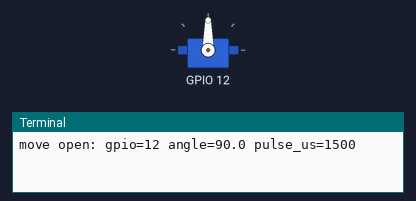
This program was run on a simulated Raspberry Pi (BCM pin numbers). Parts: servo, the last lines printed to the terminal. Servo angles are drawn from the pulse width (0.5 ms = 0°, 2.5 ms = 180°). At 1.2 s the program stops and its outputs stay as they are.

Above: at 0.1 s.
At 0.7 s:
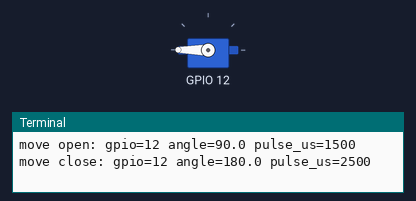
Timing chart, 0 to 2.2 s (numbered marks = the images above):
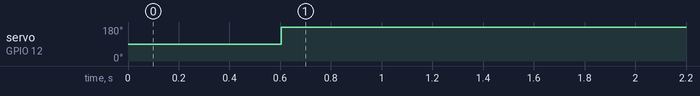

Measured:
- by itself, servo on GPIO 12: 90° → 180° at 0.60 s

The program:

servo_gpio12_test.py
```python
#!/usr/bin/env python3

import argparse
import sys
import time

import pigpio


def angle_to_pulse_us(angle):
    # Current field calibration: 90=open, 180=close.
    # Map 0-180 deg into a conservative 500-2500us range.
    angle = max(0.0, min(180.0, angle))
    return int(500.0 + (angle / 180.0) * 2000.0)


def main():
    parser = argparse.ArgumentParser(description="Direct servo test on GPIO12 using pigpio")
    parser.add_argument("--gpio", type=int, default=12, help="servo signal GPIO, default 12")
    parser.add_argument("--angle", type=float, help="single target angle in degrees")
    parser.add_argument("--open-angle", type=float, default=90.0, help="field calibrated open angle")
    parser.add_argument("--close-angle", type=float, default=180.0, help="field calibrated close angle")
    parser.add_argument("--settle", type=float, default=0.6, help="settle seconds after each move")
    parser.add_argument("--hold", action="store_true", help="keep servo pulses active after move")
    args = parser.parse_args()

    pi = pigpio.pi()
    if not pi.connected:
      print("ERROR: pigpio daemon not connected. Start with: sudo systemctl start pigpiod", file=sys.stderr)
      return 2

    try:
        if args.angle is not None:
            pulse = angle_to_pulse_us(args.angle)
            print(f"move gpio={args.gpio} angle={args.angle} pulse_us={pulse}", flush=True)
            pi.set_servo_pulsewidth(args.gpio, pulse)
            time.sleep(args.settle)
        else:
            for label, angle in (("open", args.open_angle), ("close", args.close_angle)):
                pulse = angle_to_pulse_us(angle)
                print(f"move {label}: gpio={args.gpio} angle={angle} pulse_us={pulse}", flush=True)
                pi.set_servo_pulsewidth(args.gpio, pulse)
                time.sleep(args.settle)

        if not args.hold:
            print(f"release gpio={args.gpio}", flush=True)
            pi.set_servo_pulsewidth(args.gpio, 0)

        return 0
    finally:
        pi.stop()


if __name__ == "__main__":
    raise SystemExit(main())
```
